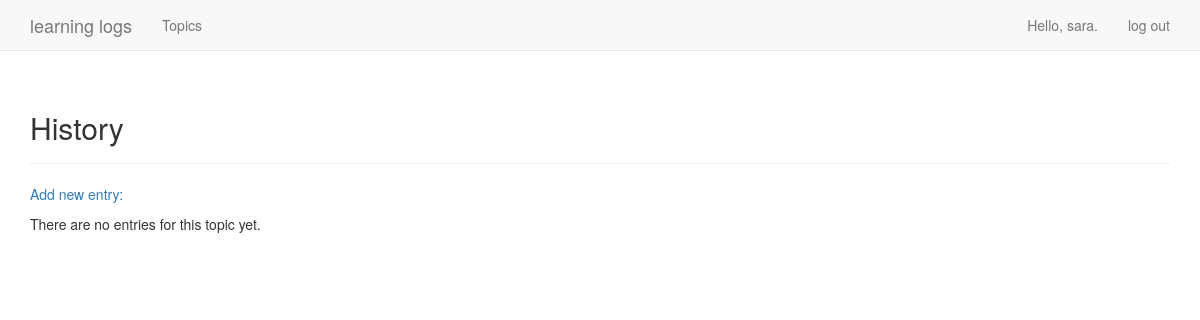
/topics/28/ (signed in), run on an earlier commit of the app's database.
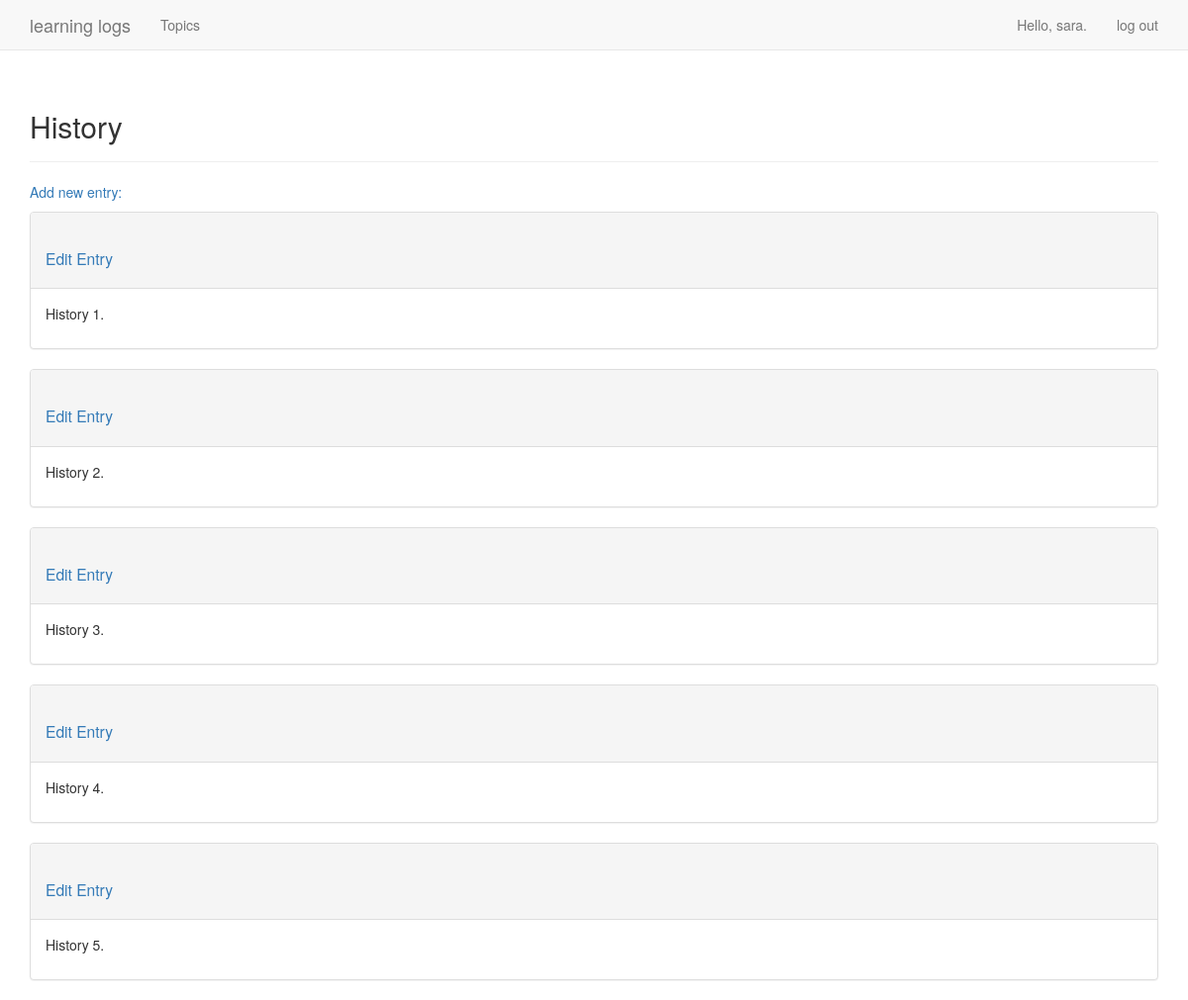
And on a later commit of the database.
### learning_logs/models.py (models this page shows, shortened)
class Entry(models.Model):
    topic = models.ForeignKey(Topic, on_delete=models.CASCADE)
    text = models.TextField()
    data_added = models.DateTimeField(auto_now_add=True)
    class Meta:
        verbose_name_plural  = 'entries'

### learning_logs/views.py (the view)
# urls.py: path('topics/<int:topic_id>/', views.topic, name="topic"),
@login_required
def topic(request, topic_id):
    topic = Topic.objects.get(id=topic_id)
    check_topic_owner(topic.owner, request.user)
    entries = topic.entry_set.all()
    context = {'topic': topic, 'entries': entries}
    return render(request, 'learning_logs/topic.html', context)

### learning_logs/models.py (called while the page is built)
    def __str__(self):
        return self.text

### learning_logs/views.py (called while the page is built)
def check_topic_owner(topic_owner, request_user):
    if topic_owner != request_user:
        raise Http404

### learning_logs/templates/learning_logs/topic.html (shortened to what this page needs)
{% extends "learning_logs/base.html" %}
{% block header %}
  <h2>{{ topic }}</h2>
{% endblock header %}
{% block content %}
  <p>
    <a href="/new_entry/{{topic.id}}"> Add new entry:</a>
  </p>
{% for entry in entries %}
  <div class="panel  panel-default ">
    <div class="panel-heading">
      <h3>
        <small>
          <a href="/edit_entry/{{entry.id}}"> Edit Entry</a>
        </small>
      </h3>
    </div>
    <div class="panel-body">
      {{ entry.text|linebreaks }}
    </div>
  </div>
  {% empty %}
    There are no entries for this topic yet.
  {% endfor %}
{% endblock content %}

What changed in the data, as far as the page shows it:
added Entry: text "History 1."
added Entry: text "History 2."
added Entry: text "History 3."
added Entry: text "History 4."
added Entry: text "History 5."
Also different on the page:
text no longer shown: "There are no entries for this topic yet."
